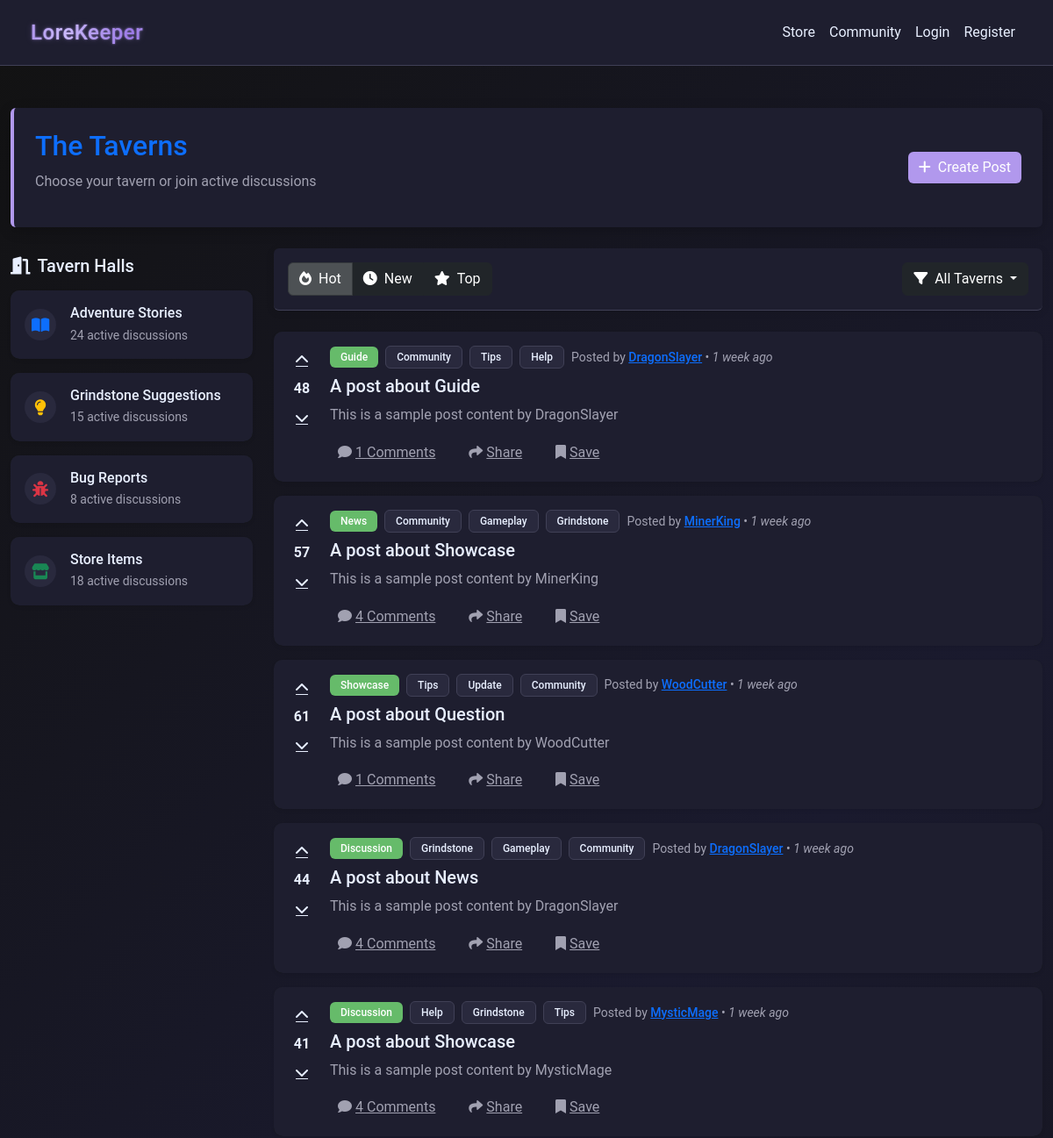
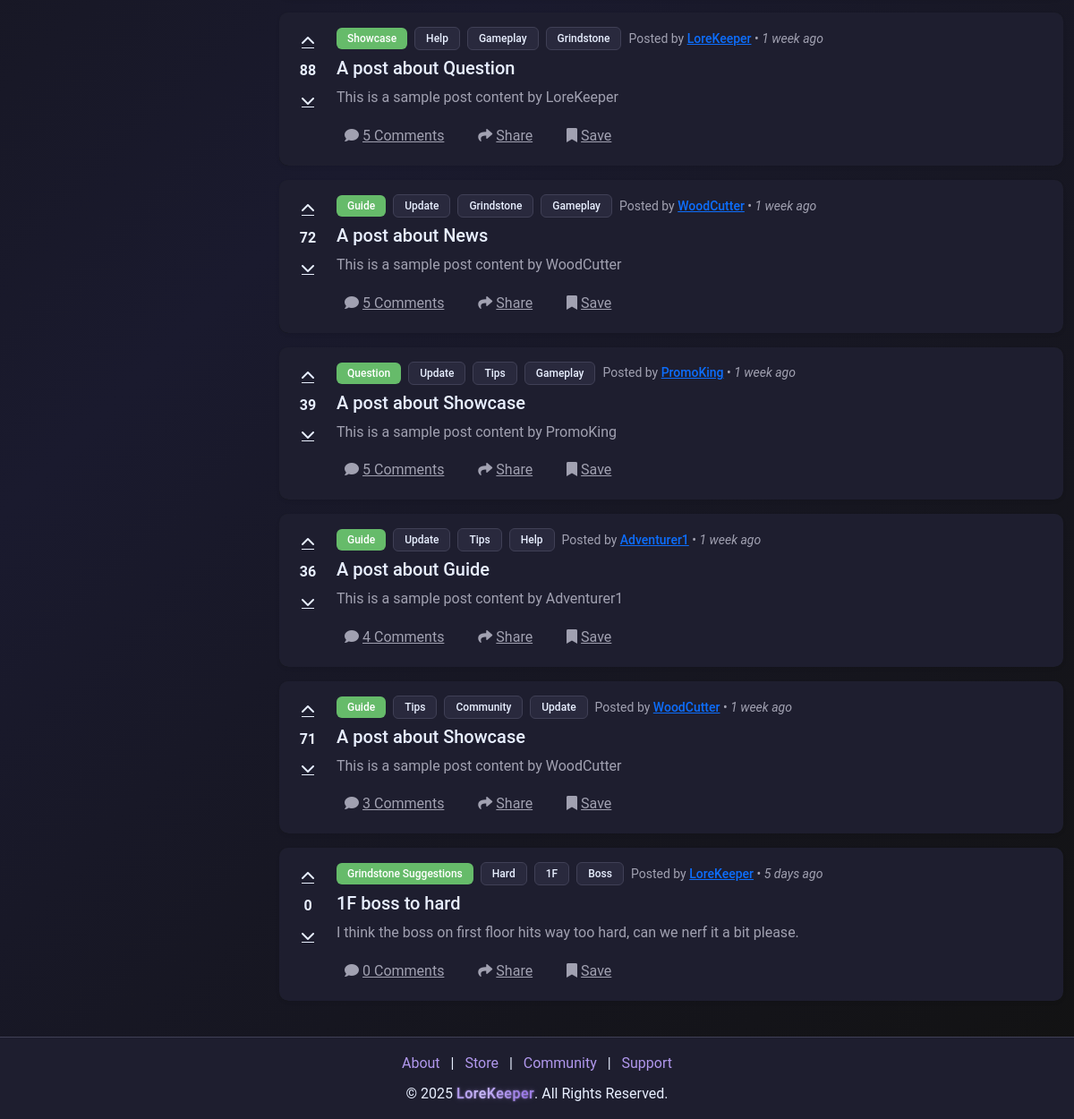
The app's page /community with its own data (2 pictures, top to bottom).
### models.py (models this page shows)
class CommunityPost(db.Model):
    __tablename__ = "community_posts"
    id = db.Column(db.Integer, primary_key=True)
    creator_id = db.Column(
        db.Integer, db.ForeignKey("users.id"), nullable=False, index=True
    )
    title = db.Column(db.String(255), nullable=False)
    content = db.Column(db.Text, nullable=False)
    category = db.Column(db.String(255), nullable=False)
    parent_id = db.Column(
        db.Integer, db.ForeignKey("community_posts.id"), nullable=True
    )
    tags = db.Column(db.String(255))
    upvotes = db.Column(db.Integer, default=0)
    downvotes = db.Column(db.Integer, default=0)
    created_at = db.Column(db.DateTime, default=datetime.utcnow)
    replies = db.relationship(
        "CommunityReply", back_populates="post", lazy=True, cascade="all, delete-orphan"
    )
    creator = db.relationship("User", back_populates="community_posts")

### app.py (the view)
@app.route("/community")
def community():
    reply_counts = (
        db.session.query(
            CommunityReply.post_id, func.count(CommunityReply.id).label("reply_count")
        )
        .group_by(CommunityReply.post_id)
        .subquery()
    )
    posts = (
        db.session.query(
            CommunityPost,
            User.username.label("creator_username"),
            func.coalesce(reply_counts.c.reply_count, 0).label("total_comments"),
        )
        .join(User, CommunityPost.creator_id == User.id)
        .outerjoin(reply_counts, CommunityPost.id == reply_counts.c.post_id)
        .all()
    )
    formatted_posts = []
    for post, username, total_comments in posts:
        post_dict = {
            "id": post.id,
            "title": post.title,
            "content": post.content,
            "category": post.category,
            "tags": post.tags.split(",") if post.tags else [],
            "total_comments": total_comments,
            "upvotes": post.upvotes,
            "downvotes": post.downvotes,
            "created_at": post.created_at,
            "creator_id": post.creator_id,
            "creator_username": username,
        }
        formatted_posts.append(post_dict)
    return render_template("forms_index.html", posts=formatted_posts)

### app.py (called while the page is built, shortened)
@app.after_request
def add_header(response):
    response.headers["Cache-Control"] = "no-store"
    return response

@app.route("/getCookie", methods=["POST", "GET"])
def getCookie():
    try:
        user_id = request.cookies.get("user_id")
    except Exception as e:
        print(f"Error getting cookie: {e}")
        session.clear()
    return redirect(url_for("home"))

@app.before_request
def before_request():
    try:
        if session.get("user_id"):
            session.permanent = True
        else:
            getCookie()
    except Exception:
        session.clear()

### templates/forms_index.html (shortened to what this page needs)
{% extends "nav_footer_template.html" %}
{% block content %}
<div class="content-wrapper">
    <div class="container-fluid py-4">
        <div class="row mb-4">
            <div class="col-12">
                <div class="forums-header p-4 rounded">
                    <div class="d-flex justify-content-between align-items-center">
                <div>
                    <h1 class="h2 text-primary mb-2">The Taverns</h1>
                    <p class="text-muted">Choose your tavern or join active discussions</p>
                </div>
                        <a href="/community/create_post" class="btn btn-primary btn-glow">
                    <i class="fas fa-plus me-2"></i>Create Post
                        </a>
                    </div>
                </div>
            </div>
        </div>
        <div class="row g-4">
            <div class="col-lg-3">
                <div class="sticky-top pt-2" style="top: 1rem;">
                    <h5 class="text-light mb-3"><i class="fas fa-door-open me-2"></i>Tavern Halls</h5>
                    <div class="card bg-dark border-0 shadow-sm mb-3 tavern-card" data-tavern="Adventure Stories">
                        <div class="card-body p-3">
                            <div class="d-flex align-items-center">
                                <div class="tavern-icon me-3">
                                    <i class="fas fa-book-open text-primary"></i>
                                </div>
                                <div class="flex-grow-1">
                                    <h6 class="mb-1">Adventure Stories</h6>
                                    <div class="small text-muted">24 active discussions</div>
                                </div>
                            </div>
                        </div>
                    </div>
                    <div class="card bg-dark border-0 shadow-sm mb-3 tavern-card" data-tavern="Grindstone Suggestions">
                        <div class="card-body p-3">
                            <div class="d-flex align-items-center">
                                <div class="tavern-icon me-3">
                                    <i class="fas fa-lightbulb text-warning"></i>
                                </div>
                                <div class="flex-grow-1">
                                    <h6 class="mb-1">Grindstone Suggestions</h6>
                                    <div class="small text-muted">15 active discussions</div>
                                </div>
                            </div>
                        </div>
                    </div>
                    <div class="card bg-dark border-0 shadow-sm mb-3 tavern-card" data-tavern="Bug Reports">
                        <div class="card-body p-3">
                            <div class="d-flex align-items-center">
                                <div class="tavern-icon me-3">
                                    <i class="fas fa-bug text-danger"></i>
                                </div>
                                <div class="flex-grow-1">
                                    <h6 class="mb-1">Bug Reports</h6>
                                    <div class="small text-muted">8 active discussions</div>
                                </div>
                            </div>
                        </div>
                    </div>
                    <div class="card bg-dark border-0 shadow-sm mb-3 tavern-card" data-tavern="Store Items">
                        <div class="card-body p-3">
                            <div class="d-flex align-items-center">
                                <div class="tavern-icon me-3">
                                    <i class="fas fa-store text-success"></i>
                                </div>
                                <div class="flex-grow-1">
                                    <h6 class="mb-1">Store Items</h6>
                                    <div class="small text-muted">18 active discussions</div>
                                </div>
                            </div>
                        </div>
                    </div>
                </div>
            </div>
            <div class="col-lg-9">
                <div class="forums-filter-bar p-3 rounded mb-4">
                    <div class="d-flex justify-content-between align-items-center">
                    <div class="btn-group">
                        <button type="button" class="btn btn-dark active">
                            <i class="fas fa-fire me-2"></i>Hot
                        </button>
                        <button type="button" class="btn btn-dark">
                            <i class="fas fa-clock me-2"></i>New
                        </button>
                        <button type="button" class="btn btn-dark">
                            <i class="fas fa-star me-2"></i>Top
                        </button>
                    </div>
                    <div class="dropdown">
                        <button class="btn btn-dark dropdown-toggle" type="button" data-bs-toggle="dropdown">
                                <i class="fas fa-filter me-2"></i>All Taverns
                        </button>
                        </div>
                    </div>
                </div>
                <div class="posts-container">
                    {% for post in posts %}
                    <div class="card bg-dark border-0 shadow-sm mb-3 post-card">
                        <div class="card-body p-3">
                            <div class="d-flex">
                                <div class="vote-controls me-3 d-flex flex-column align-items-center">
                                    <button class="btn btn-link text-light p-1 vote-btn" title="Upvote" data-post-id="{{post.id}}">
                                        <i class="fas fa-chevron-up"></i>
                                    </button>
                                    <div class="vote-count fw-bold my-1">{{post.upvotes - post.downvotes}}</div>
                                    <button class="btn btn-link text-light p-1 vote-btn" title="Downvote" data-post-id="{{post.id}}">
                                        <i class="fas fa-chevron-down"></i>
                                    </button>
                                </div>
                                <div class="post-content flex-grow-1">
                                    <div class="d-flex align-items-center mb-2">
                                        <span class="badge bg-success me-2">{{post.category}}</span>
                                        {% for tag in post.tags %}
                                        <span class="badge bg-secondary me-2">{{tag.title()}}</span>
                                        {% endfor %}
                                        <small class="text-muted">Posted by <a href="/user/{{post.creator_id}}" class="text-primary post-author" data-user-id="{{post.creator_id}}">{{post.creator_username|default('User')}}</a> • <span class="post-date" data-date="{{post.created_at}}">{{post.created_at}}</span></small>
                                    </div>
                                    <h5 class="mb-2">
                                        <a href="/community/post/{{post.id}}" class="text-light text-decoration-none hover-primary">{{post.title}}</a>
                                    </h5>
                                    <p class="text-muted mb-2">{{post.content}}</p>
                                    <div class="post-actions">
                                        <button class="btn btn-link text-muted p-0 me-3 post-action-btn">
                                            <i class="fas fa-comment me-1"></i>{{post.total_comments|default('0')}} Comments
                                        </button>
                                        <button class="btn btn-link text-muted p-0 me-3 post-action-btn">
                                            <i class="fas fa-share me-1"></i>Share
                                        </button>
                                        <button class="btn btn-link text-muted p-0 post-action-btn">
                                            <i class="fas fa-bookmark me-1"></i>Save
                                        </button>
                                    </div>
                                </div>
                            </div>
                        </div>
                    </div>
                    {% endfor %}
                </div>
            </div>
        </div>
    </div>
</div>
{% endblock %}

### templates/forms_index.html (style rules this page uses)
body { display: flex; flex-direction: column; min-height: 100vh; }
.content-wrapper { flex: 1 0 auto; display: flex; flex-direction: column; }
.container-fluid { flex: 1 0 auto; }
.forums-header { background-color: var(--card-background); border-left: 4px solid var(--accent-color); box-shadow: 0 4px 15px rgba(0, 0, 0, 0.2); transition: all 0.3s ease; }
.btn-glow { position: relative; overflow: hidden; transition: all 0.3s ease; }
.btn-glow:after { content: ''; position: absolute; top: -50%; left: -50%; width: 200%; height: 200%; background: linear-gradient( to bottom right, rgba(255, 255, 255, 0) 0%, rgba(255, 255, 255, 0.03) 40%, rgba(255, 255, 255, 0.08) 50%, rgba(255, 255, 255, 0.03) 60%, rgba(255, 255, 255, 0) 100% ); transform: rotate(45deg); opacity: 0; transition: 0.7s; }
.forums-filter-bar { background-color: var(--card-background); border-bottom: 1px solid var(--input-border); box-shadow: 0 2px 10px rgba(0, 0, 0, 0.1); }
.tavern-card { transition: all 0.3s ease; cursor: pointer; overflow: hidden; }
.tavern-icon { display: flex; align-items: center; justify-content: center; width: 36px; height: 36px; background-color: var(--input-background); border-radius: 50%; transition: all 0.3s ease; }
.tavern-icon i { font-size: 18px; transition: all 0.3s ease; }
.post-card { transition: all 0.3s ease; border-left: 3px solid transparent; }
.vote-btn { transition: all 0.2s ease; border-radius: 4px; width: 32px; height: 32px; display: flex; align-items: center; justify-content: center; }
.vote-count { font-size: 16px; min-width: 32px; text-align: center; transition: all 0.2s ease; }
.post-action-btn { transition: all 0.2s ease; border-radius: 4px; padding: 4px 8px !important; margin-top: 5px; display: inline-block; }
.sticky-top { z-index: 1020; }
.badge { transition: all 0.2s ease; }
.post-author { position: relative; transition: all 0.2s ease; font-weight: 500; }
.post-author:after { content: ''; position: absolute; bottom: -2px; left: 0; width: 0; height: 1px; background-color: var(--accent-color); transition: width 0.3s ease; }
.post-date { font-style: italic; }
.post-content h5 a { transition: color 0.2s ease; }

### records on screen
CommunityPost: upvotes "48", category "Guide", title "Community" "Tips" "Help", creator_username "DragonSlayer", title "A post about Guide", content "This is a sample post content by DragonSlayer", total_comments "1"
CommunityPost: upvotes "57", category "News", title "Community" "Gameplay" "Grindstone", creator_username "MinerKing", title "A post about Showcase", content "This is a sample post content by MinerKing", total_comments "4"
CommunityPost: upvotes "61", category "Showcase", title "Tips" "Update" "Community", creator_username "WoodCutter", title "A post about Question", content "This is a sample post content by WoodCutter", total_comments "1"
CommunityPost: upvotes "44", category "Discussion", title "Grindstone" "Gameplay" "Community", creator_username "DragonSlayer", title "A post about News", content "This is a sample post content by DragonSlayer", total_comments "4"
CommunityPost: upvotes "41", category "Discussion", title "Help" "Grindstone" "Tips", creator_username "MysticMage", title "A post about Showcase", content "This is a sample post content by MysticMage", total_comments "4"
CommunityPost: upvotes "88", category "Showcase", title "Help" "Gameplay" "Grindstone", creator_username "LoreKeeper", title "A post about Question", content "This is a sample post content by LoreKeeper", total_comments "5"
CommunityPost: upvotes "72", category "Guide", title "Update" "Grindstone" "Gameplay", creator_username "WoodCutter", title "A post about News", content "This is a sample post content by WoodCutter", total_comments "5"
CommunityPost: upvotes "39", category "Question", title "Update" "Tips" "Gameplay", creator_username "PromoKing", title "A post about Showcase", content "This is a sample post content by PromoKing", total_comments "5"
CommunityPost: post.upvotes-post.downvotes "36", category "Guide", title "Update" "Tips" "Help", creator_username "Adventurer1", title "A post about Guide", content "This is a sample post content by Adventurer1", total_comments "4"
CommunityPost: upvotes "71", category "Guide", title "Tips" "Community" "Update", creator_username "WoodCutter", title "A post about Showcase", content "This is a sample post content by WoodCutter", total_comments "3"
CommunityPost: upvotes "0", category "Grindstone Suggestions", title "Hard" "1F" "Boss", creator_username "LoreKeeper", title "1F boss to hard", content "I think the boss on first floor hits way too hard, can we nerf it a bit please.", total_comments "0"
